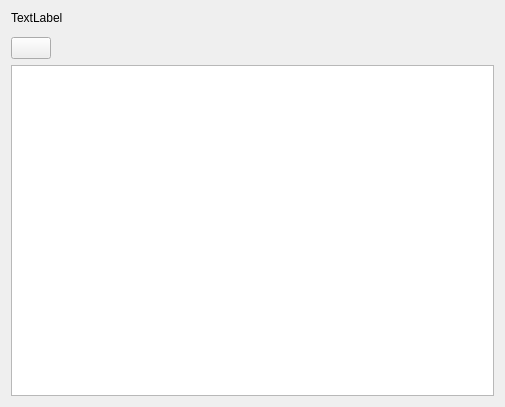
<?xml version="1.0" encoding="UTF-8"?>
<ui version="4.0">
 <class>PlayerAudio</class>
 <widget class="QWidget" name="PlayerAudio">
  <property name="geometry">
   <rect>
    <x>0</x>
    <y>0</y>
    <width>505</width>
    <height>407</height>
   </rect>
  </property>
  <property name="windowTitle">
   <string>Form</string>
  </property>
  <layout class="QGridLayout" name="gridLayout">
   <item row="0" column="0">
    <layout class="QVBoxLayout" name="verticalLayout">
     <item>
      <widget class="QLabel" name="player_title">
       <property name="text">
        <string>TextLabel</string>
       </property>
       <property name="wordWrap">
        <bool>true</bool>
       </property>
      </widget>
     </item>
     <item>
      <widget class="SimpleMediaPlayBar" name="player_bar" native="true"/>
     </item>
     <item>
      <layout class="QHBoxLayout" name="horizontalLayout">
       <item>
        <widget class="PrimaryPushButton" name="clear_button">
         <property name="text">
          <string/>
         </property>
        </widget>
       </item>
       <item>
        <spacer name="horizontalSpacer">
         <property name="orientation">
          <enum>Qt::Horizontal</enum>
         </property>
         <property name="sizeHint" stdset="0">
          <size>
           <width>40</width>
           <height>20</height>
          </size>
         </property>
        </spacer>
       </item>
      </layout>
     </item>
     <item>
      <widget class="ListWidget" name="listWidget"/>
     </item>
    </layout>
   </item>
  </layout>
 </widget>
 <customwidgets>
  <customwidget>
   <class>SimpleMediaPlayBar</class>
   <extends>QWidget</extends>
   <header location="global">qfluentwidgets.multimedia</header>
   <container>1</container>
  </customwidget>
  <customwidget>
   <class>ListWidget</class>
   <extends>QListWidget</extends>
   <header location="global">qfluentwidgets</header>
  </customwidget>
  <customwidget>
   <class>PrimaryPushButton</class>
   <extends>QPushButton</extends>
   <header location="global">qfluentwidgets</header>
  </customwidget>
 </customwidgets>
 <resources/>
 <connections/>
</ui>
